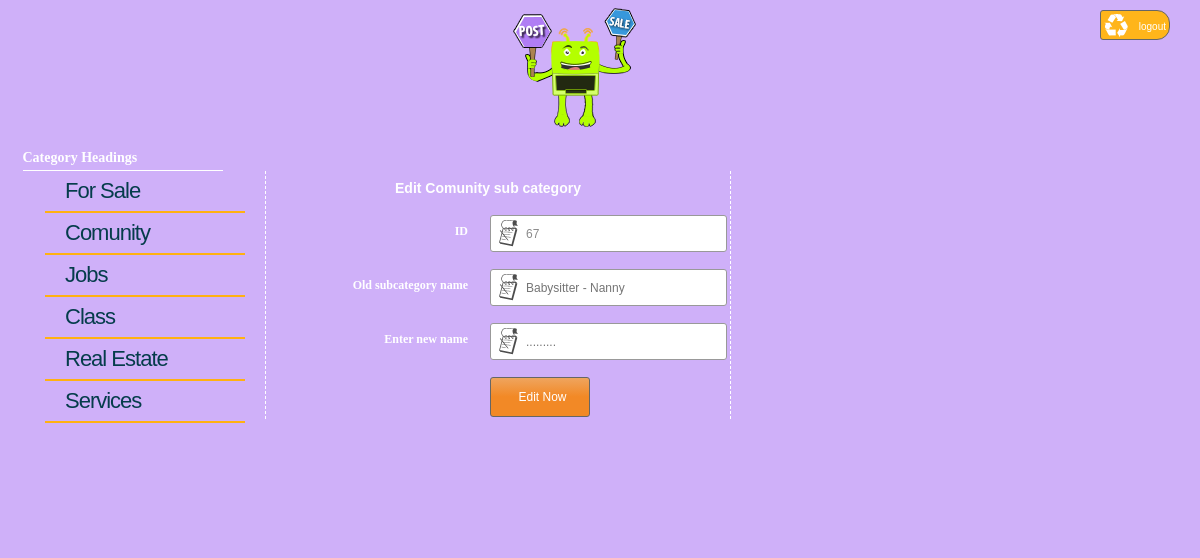
/_admin/editser.php?EDITC=67 (signed in), run on the app's committed database.
### tables this page shows
CREATE TABLE IF NOT EXISTS `heading` (
  `id` int(10) UNSIGNED NOT NULL AUTO_INCREMENT,
  `title` varchar(45) NOT NULL,
  `visible` tinyint(1) UNSIGNED NOT NULL,
  `extension` varchar(45) NOT NULL,
  PRIMARY KEY (`id`)
);

CREATE TABLE IF NOT EXISTS `sub_heading` (
  `id` int(10) UNSIGNED NOT NULL AUTO_INCREMENT,
  `sub_id` int(10) UNSIGNED NOT NULL,
  `sub_title` varchar(45) NOT NULL,
  `position` int(10) UNSIGNED NOT NULL,
  PRIMARY KEY (`id`,`sub_id`),
  KEY `FK_sub_heading_1` (`sub_id`)
);

### _admin/editser.php (the view, shortened to what this page needs)
<?php
if(isset($_REQUEST['EDITC']) && $_REQUEST['EDITC']!='')
{
	$editid=$_REQUEST['EDITC'];
	$query="Select * from sub_heading WHERE id='$editid'";
	$insertionquery=mysql_query($query);
	$fetch=mysql_fetch_array($insertionquery);
}
?>
<!DOCTYPE html PUBLIC "-//W3C//DTD XHTML 1.0 Transitional//EN" "http://www.w3.org/TR/xhtml1/DTD/xhtml1-transitional.dtd">
<html xmlns="http://www.w3.org/1999/xhtml">
<head>
<link type="text/css" rel="stylesheet" href="css/admin.css" />
</head>
<body>
<form action="includes/logout.php">
<input name="logout" type="submit" value="logout" class="logout" />
</form>
    <div id="page">
    <div id="image">
<img src="../_images/signin.png" />
</div>
			<?php require_once('includes/menu.php')?>
   	  <div id="table">
		<form id="form" name="form" method="post" action="editserpros.php">
        	<table>
            	<tr>
                	<td colspan="2" id="tableh2"><b>Edit Comunity sub category</b></td>
            	</tr>
            	<tr>
            	  <td class="text">ID</td>
            	  <td><input name="fr_id" type="text" class="textfeilds" id="fr_id" readonly="readonly" value="<?php echo $editid;?>"/></td>
          	  </tr>
            	<tr>
                	<td width="200" class="text">Old subcategory name</td>
                    <td width="238"><input name="rr_title" type="text" class="textfeilds" id="rr_title" disabled="disabled"  placeholder="<?php echo $fetch['sub_title'];?>"/></td>
            	</tr>
                <tr>
                	<td width="200" class="text">Enter new name</td>
                    <td width="238"><input name="fr_title" type="text" class="textfeilds" id="fr_title" placeholder="........." /></td>
            	</tr>
                	<td class="id1"></td>
                  <td><input type="submit" class="inputbutton" value="Edit Now" />
                      <input name="mm" type="hidden" id="mm" value="editmob" /></td>
            </table>
        </form>
      </div>
    </div>
</body>
</html>

### _admin/includes/menu.php (shortened to what this page needs)
<?php
	$query="Select * from post.heading order by id asc";
	$insertion=mysql_query($query);
?>
<div id="fullmenu">
<h2>Category Headings</h2>
<div id="menu">
      	  <ul>
          <?php $k=1; while($result=mysql_fetch_array($insertion)){?>
        	<li><a href="<?php echo $result['extension'].'.php';?>"> <?php echo $result['title'];?> </a></li>
       	  <?php $k++; }?>
        	</ul>
        </div>
        </div>

### _admin/css/admin.css (style rules this page uses)
* { margin:0px auto; padding:0px; background-color:#CFB0F9; }
#image { height: 150px; background-repeat: no-repeat; margin-left:500px; }
#page { min-height: 530px; overflow:hidden; }
#fullmenu { width:205px; margin-left:20px; }
#fullmenu h2 { margin: 0px auto; width: 200px; font-size: 14px; text-align: left; height: 20px; color: #FFF; font-family: "Comic Sans MS", cursive; border-bottom:#FFF 1px solid; }
.inputbutton { background: #efa45d; background: -moz-linear-gradient(top, #efa45d 1%, #f28926 49%); background: -webkit-gradient(linear, left top, left bottom, color-stop(1%,#efa45d), color-stop(49%,#f28926)); background: -webkit-linear-gradient(top, #efa45d 1%,#f28926 49%); background: -o-linear-gradient(top, #efa45d 1%,#f28926 49%); background: -ms-linear-gradient(top, #efa45d 1%,#f28926 49%); background: linear-gradient(to bottom, #efa45d 1%,#f28926 49%); filter: progid:DXImageTransform.Microsoft.gradient( startColorstr='#efa45d', endColorstr='#f28926',GradientType=0 ); border-radius: 3px; text-align: center; height: 40px; width: 100px; margin-top:10px; padding-left: 5px; font-family: Verdana, Geneva, sans-serif; font-size: 12px; color:#FFF; border: 1px solid #666; }
#table { margin-left: 20px; float: left; border-left-width: 1px; border-left-style: dashed; border-left-color: #FFF; border-right-width: 1px; border-right-style: dashed; border-right-color: #FFF; }
#tableh2 { font-size: 14px; font-family: Verdana, Geneva, sans-serif; line-height: 30px; text-align: center; padding-right: 20px; color: #FFF; font-weight: bold; }
.textfeilds { border-radius: 3px; text-align: left; height: 35px; width: 200px; margin-top:10px; margin-bottom:5px; background: #FFF url(../../_images/posttextfeild.png) no-repeat 3px 3px; padding-left: 35px; font-family: Verdana, Geneva, sans-serif; font-size: 12px; color: #8B8B8B; border: 1px solid #999; }
.text { font-size: 12px; font-family:"Times New Roman"; line-height: 30px; text-align: right; padding-right: 20px; color: #FFF; font-weight: bold; }
.logout { width:70px; height:30px; background: #FFB51A url(../../_images/logout.png) no-repeat 3px 1px; border-radius: 3px 13px 13px 3px; text-align: right; margin-top:10px; border: 1px solid #666; float:right; padding-right:3px; line-height:32px; margin-right:30px; font-family: Verdana, Geneva, sans-serif; font-size: 10px; color:#FFF; text-decoration:none; }

### _admin/includes/menu.php (style rules this page uses)
#menu { float: left; min-height:120px; width: 200px; line-height:30px; padding-left:25px; }
#menu ul li { font-family:Verdana, Geneva, sans-serif; border-bottom:2px solid #FFB111; list-style:none; line-height:40px; text-decoration: none; font-size: 22px; }
#menu ul li a { text-decoration: none; width:auto; height:40px; color:#053C4B; font-weight: lighter; letter-spacing: -1px; padding:5px 20px; }
#fullmenu { width:205px; margin-left:20px; }
#fullmenu h2 { margin: 0px auto; width: 200px; font-size: 14px; text-align: left; height: 20px; color: #FFF; font-family: "Comic Sans MS", cursive; border-bottom:#FFF 1px solid; }

### data on the page
heading: title "For Sale"
heading: title "Comunity"
heading: title "Jobs"
heading: title "Class"
heading: title "Real Estate"
heading: title "Services"
sub_heading: rr_title "Babysitter - Nanny"
